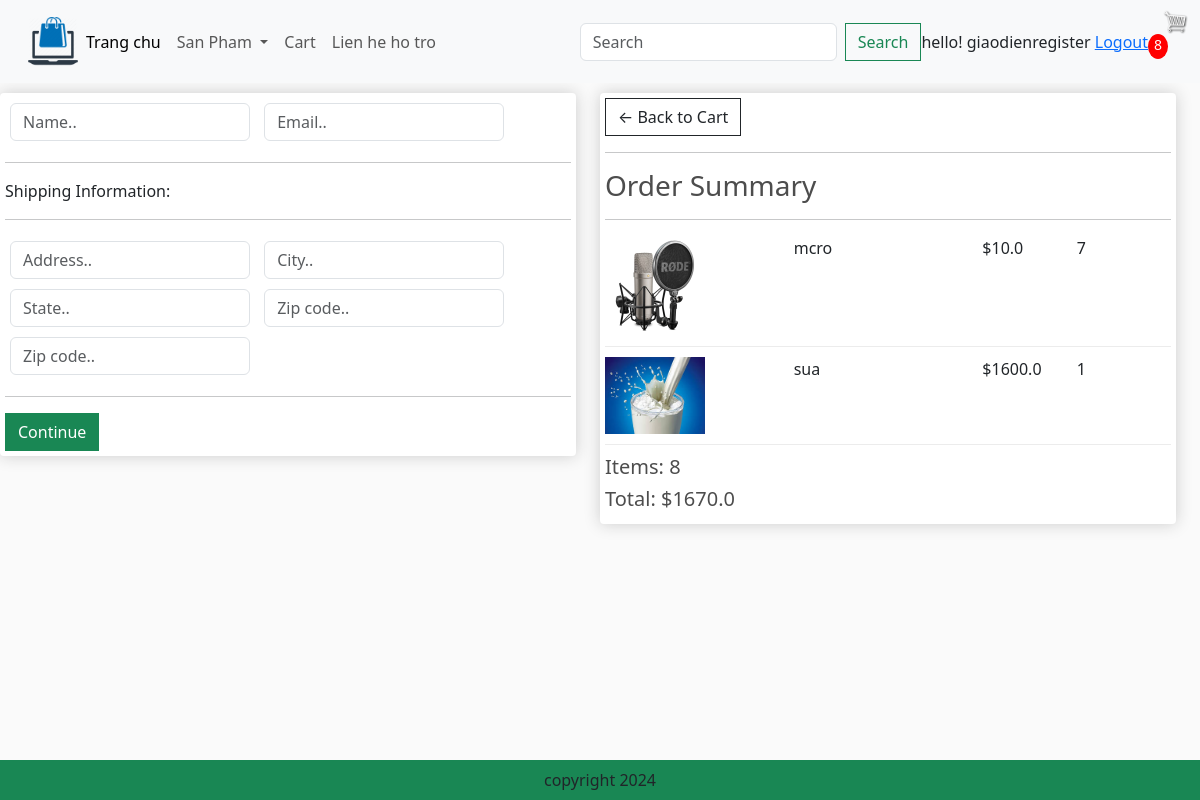
/checkout/ (signed in), run on the app's committed database.
### app/models.py (models this page shows, shortened)
class OrderItem(models.Model):
    product = models.ForeignKey(Product, on_delete=models.SET_NULL, blank=True, null=True)
    order = models.ForeignKey(Order, on_delete=models.SET_NULL, blank=True, null=True)
    quantity = models.IntegerField(default=0, null=True, blank=True)
    date_added = models.DateTimeField(auto_now_add=True)
    @property
    def get_total(self):
        total = self.product.gia * self.quantity
        return total

class Product(models.Model):
    category = models.ManyToManyField(Category, related_name = 'product')
    name = models.CharField(max_length=200, null=True)
    gia = models.FloatField()
    digital = models.BooleanField(default=False)
    image = models.ImageField(null=True, blank=True)
    detail = models.TextField(null=True,blank=True)
    @property
    def ImageURL(self):
        try:
            url = self.image.url
        except:
            url = ''
        return url

class Order(models.Model):
    customer = models.ForeignKey(User, on_delete=models.SET_NULL, blank=True, null=True)
    date_order = models.DateField(auto_now_add=True)
    complete = models.BooleanField(default=False)
    transaction_id = models.CharField(max_length=200, null=True)
    @property
    def get_cart_items(self):
        orderitems = self.orderitem_set.all()
        total = sum([item.quantity for item in orderitems])
        return total
    @property
    def get_cart_total(self):
        orderitems = self.orderitem_set.all()
        total = sum([item.get_total for item in orderitems])
        return total

### app/views.py (the view)
# urls.py: path('checkout/', views.checkout, name="checkout"),
def checkout(request):
    if request.user.is_authenticated:
        customer = request.user
        order, created = Order.objects.get_or_create(customer=customer, complete=False)
        items = OrderItem.objects.filter(order=order)
        cartItems = order.get_cart_items
    else:
        items = []
        order = {'get_cart_items': 0, 'get_cart_total':0}
        cartItems = order['get_cart_items']
    context = {'items': items, 'order': order,'cartItems': cartItems}
    return render(request, 'app/checkout.html', context)

### app/templates/app/checkout.html (shortened to what this page needs)
{% extends 'app/base.html' %}
{% load static %}
{% block checkout_content %}
     <div class="row" style = 'width: 100%'>
		<div class="col-lg-6">
			<div class="box-element" id="form-wrapper">
				<form id="form">
					<div id="user-info">
						<div class="form-field">
							<input required class="form-control" type="text" name="name" placeholder="Name..">
						</div>
						<div class="form-field">
							<input required class="form-control" type="email" name="email" placeholder="Email..">
						</div>
					</div>
					<div id="shipping-info">
						<hr>
						<p>Shipping Information:</p>
						<hr>
						<div class="form-field">
							<input class="form-control" type="text" name="address" placeholder="Address..">
						</div>
						<div class="form-field">
							<input class="form-control" type="text" name="city" placeholder="City..">
						</div>
						<div class="form-field">
							<input class="form-control" type="text" name="state" placeholder="State..">
						</div>
						<div class="form-field">
							<input class="form-control" type="text" name="zipcode" placeholder="Zip code..">
						</div>
						<div class="form-field">
							<input class="form-control" type="text" name="country" placeholder="Zip code..">
						</div>
					</div>
					<hr>
					<input id="form-button" class="btn btn-success btn-block" type="submit" value="Continue">
				</form>
			</div>
			<br>
		</div>
		<div class="col-lg-6">
			<div class="box-element">
				<a  class="btn btn-outline-dark" href="{% url 'cart' %}">&#x2190; Back to Cart</a>
				<hr>
				<h3>Order Summary</h3>
				<hr>
				{% for item in items %}
				<div class="cart-row">
					<div style="flex:2"><img class="row-image" src="{{item.product.ImageURL}}"></div>
					<div style="flex:2"><p>{{item.product.name}}</p></div>
					<div style="flex:1"><p>${{item.product.gia}}</p></div>
					<div style="flex:1"><p>{{item.quantity}}</p></div>
				</div>
				{% endfor %}
				<h5>Items:   {{order.get_cart_items}}</h5>
				<h5>Total:  ${{order.get_cart_total}}</h5>
			</div>
		</div>
	</div>
{% endblock checkout_content %}

### app/templates/app/base.html (shortened to what this page needs)
{% load  static %}
<!DOCTYPE html>
<html>
    <head>
        <link href="https://cdn.jsdelivr.net/npm/bootstrap@5.3.3/dist/css/bootstrap.min.css" rel="stylesheet">
        <link href="{% static 'app/css/main.css'%}" rel = "stylesheet" />
        <link rel="stylesheet" href="">
    </head>
    <body>
         <nav class="navbar navbar-expand-lg bg-body-tertiary">
            <div class="container-fluid">
                <img src = "{% static 'app/images/logo.png' %}" width = "50" height = "50" />
              <div class="collapse navbar-collapse" id="navbarSupportedContent">
                <ul class="navbar-nav me-auto mb-2 mb-lg-0">
                  <li class="nav-item">
                    <a class="nav-link active" aria-current="page" href="{% url 'home' %}">Trang chu</a>
                  <li class="nav-item dropdown">
                    <a class="nav-link dropdown-toggle" href="#" role="button" data-bs-toggle="dropdown" aria-expanded="false">
                      San Pham
                    </a>
                  </li>
                </li>
                <li class="nav-item">
                  <a class="nav-link" href="{% url 'cart' %}">Cart</a>
                </li>
                  <li class="nav-item">
                    <a class="nav-link " aria-disabled="true">  Lien he ho tro</a>
                  </li>
                </ul>
                <form class="d-flex" role="search" method = POST action = "{% url "search" %}">
                  <input class="form-control me-2" type="search" placeholder="Search" aria-label="Search" name = "searched">
                  <button class="btn btn-outline-success" type="submit">Search</button>
                </form>
              </div>
              <ul class="navbar-nav me-auto mb-2 mb-lg-0">
                <div class = 'form-inline my-2 my-lg-0'>
                  <span>hello! {{request.user}}</span>
                <span> <a href = "{% url 'logout' %}" > Logout </a></span>
                </div>
              </ul>
              <div class = 'form-inline my-2 my-lg-0'>
                <a href = "{% url 'cart' %}"><img id = "cart-icon" src = "{% static "images/cart.png" %}"></a>
                <p id = 'cart-total'> {{cartItems}} </p>
              </div>
            </div>
          </nav>
          {% block checkout_content %} {% endblock checkout_content%}
        <footer class="container-fluid bg-success text-center fixed-bottom p-2 mt-5">
          copyright 2024
      </footer>
    </body>
</html>

### app/static/app/css/main.css (style rules this page uses)
body { background-color: hsl(0, 0%, 98%); }
h1, h2, h3, h4, h5, h6 { color: hsl(0, 0%, 30%); }
.box-element { box-shadow: hsl(0, 0%, 80%) 0 0 16px; background-color: #fff; border-radius: 4px; padding: 5px; }
#cart-icon { width: 25px; display: inline-block; margin-left: 15px; }
#cart-total { display: block; text-align: center; color: #fff; background-color: red; width: 20px; height: 25px; border-radius: 50%; font-size: 14px; }
.col-lg-3, .col-lg-4, .col-lg-6, .col-lg-8, .col-lg-12 { margin-top: 10px; }
.btn { border-radius: 0; }
.row-image { width: 100px; }
.form-field { width: 250px; display: inline-block; padding: 5px; }
.cart-row { display: flex; align-items: flex-stretch; padding-bottom: 10px; margin-bottom: 10px; border-bottom: 1px solid #ececec; }

### data on the page
OrderItem: product.ImageURL (picture), product.name "mcro", product.gia "10.0", quantity "7"
OrderItem: product.ImageURL (picture), product.name "sua", product.gia "1600.0", quantity "1"
Order: get_cart_items "8", get_cart_total "1670.0"

### other printed values
{{ request.user }} "giaodienregister"
{{ cartItems }} "8"
